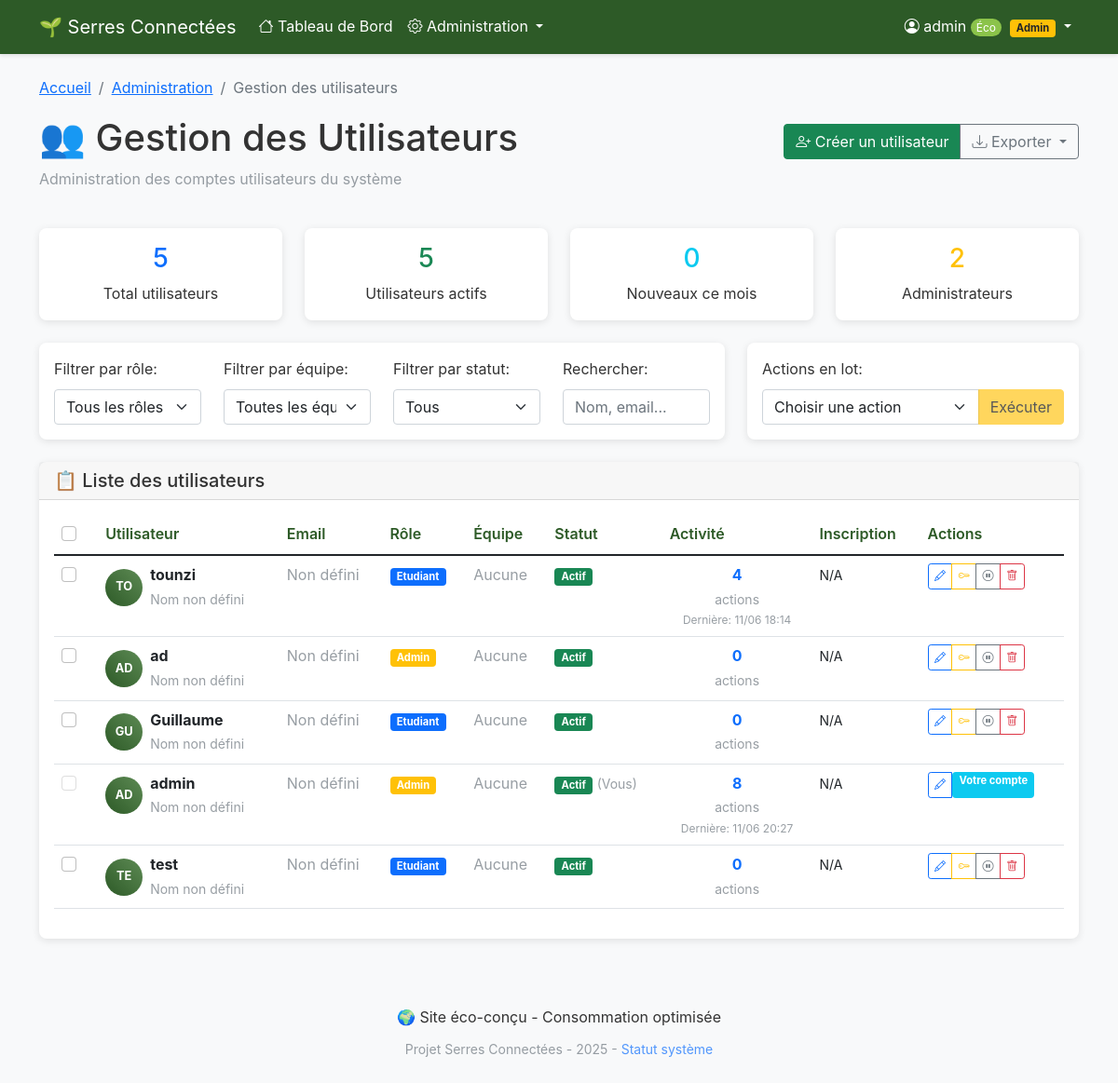
The app's page /?controller=admin&action=users (signed in), older data.
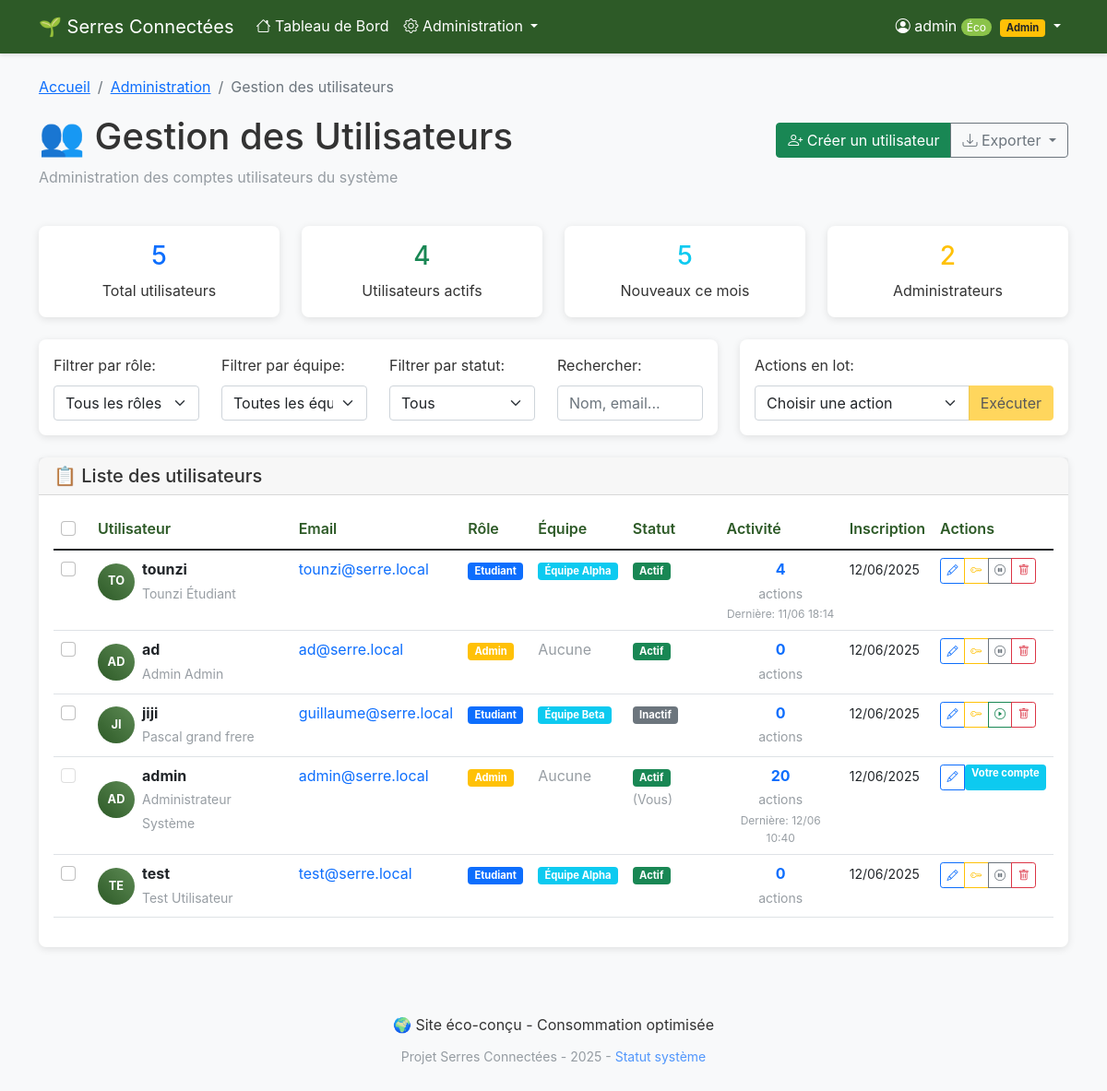
The same page, newer data.
### tables this page shows
CREATE TABLE `user` (
  `id_user` char(36) NOT NULL,
  `username` varchar(50) NOT NULL,
  `password` varchar(255) NOT NULL,
  `role_id` int(11) DEFAULT NULL
);

CREATE TABLE `role` (
  `id` int(11) NOT NULL,
  `name` varchar(100) DEFAULT NULL
);

CREATE TABLE `teams` (
  `id` int(11) NOT NULL,
  `name` varchar(100) NOT NULL,
  `greenhouse_sector` varchar(50) NOT NULL
);

### controllers/BaseController.php (called while the page is built, shortened)
<?php
class BaseController {
    public function __construct() {
        $this->db = Database::getInstance()->getConnection();
    }
    protected function render($view, $data = []) {
        extract($data);
        require_once BASE_PATH . '/views/' . $view . '.php';
        require_once BASE_PATH . '/views/layout.php';
    }
}
?>

### controllers/AdminController.php (called while the page is built, shortened)
<?php
require_once BASE_PATH . '/controllers/BaseController.php';
class AdminController extends BaseController {
    public function users() {
        $users = $this->getAllUsers();
        $teams = $this->getTeams();
        $roles = $this->getRoles();
        $stats = $this->getUsersStats();
        $this->render('admin/users', [
            'users' => $users,
            'teams' => $teams,
            'roles' => $roles,
            'stats' => $stats
        ]);
    }
    private function getAllUsers() {
        $stmt = $this->db->query("
            SELECT u.id_user, u.username, r.name as role_name,
                   up.email, up.first_name, up.last_name, up.phone,
                   up.created_at, up.updated_at, up.deleted_at,
                   t.name as team_name, t.id as team_id,
                   CASE WHEN up.deleted_at IS NULL THEN 1 ELSE 0 END as is_active,
                   (SELECT COUNT(*) FROM actuator_logs al WHERE al.user_id = u.id_user) as total_actions,
                   (SELECT MAX(timestamp) FROM actuator_logs al WHERE al.user_id = u.id_user) as last_activity
            FROM user u
            LEFT JOIN user_profiles up ON u.id_user = up.user_id
            LEFT JOIN role r ON u.role_id = r.id
            LEFT JOIN teams t ON up.team_id = t.id
            ORDER BY up.created_at DESC
        ");
        return $stmt->fetchAll();
    }
    private function getTeams() {
        $stmt = $this->db->query("SELECT id, name FROM teams ORDER BY name");
        return $stmt->fetchAll();
    }
    private function getRoles() {
        $stmt = $this->db->query("SELECT id, name FROM role ORDER BY name");
        return $stmt->fetchAll();
    }
    private function getUsersStats() {
        $stats = [];
        $stmt = $this->db->query("SELECT COUNT(*) FROM user");
        $stats['total_users'] = $stmt->fetchColumn();
        $stmt = $this->db->query("
            SELECT COUNT(*) FROM user u
            LEFT JOIN user_profiles up ON u.id_user = up.user_id
            WHERE up.deleted_at IS NULL OR up.deleted_at = '0000-00-00 00:00:00'
        ");
        $stats['active_users'] = $stmt->fetchColumn();
        $stmt = $this->db->query("
            SELECT COUNT(*) FROM user_profiles
            WHERE created_at >= DATE_SUB(NOW(), INTERVAL 1 MONTH)
        ");
        $stats['new_users_month'] = $stmt->fetchColumn();
        $stmt = $this->db->query("
            SELECT COUNT(*) FROM user u
            JOIN role r ON u.role_id = r.id
            WHERE r.name = 'admin'
        ");
        $stats['admin_users'] = $stmt->fetchColumn();
        return $stats;
    }
}
?>

### config/Database.php (called while the page is built, shortened)
<?php
class Database {
    private static $instance = null;
    private $connection;
    private $host = 'localhost';
    private $username = 'root';
    private $password = '';
    private $database = '8PDuqiQ06b_bdd_serre';
    private function __construct() {
        try {
            $this->connection = new PDO(
                "mysql:host={$this->host};dbname={$this->database};charset=utf8mb4",
                $this->username,
                $this->password,
                [
                    PDO::ATTR_ERRMODE => PDO::ERRMODE_EXCEPTION,
                    PDO::ATTR_DEFAULT_FETCH_MODE => PDO::FETCH_ASSOC,
                    PDO::ATTR_EMULATE_PREPARES => false
                ]
            );
        } catch (PDOException $e) {
            die("Erreur de connexion à la base de données : " . $e->getMessage());
        }
    }
    public static function getInstance() {
        if (self::$instance === null) {
            self::$instance = new self();
        }
        return self::$instance;
    }
    public function getConnection() {
        return $this->connection;
    }
    public function createTables() {
        $sql = "
        CREATE TABLE IF NOT EXISTS teams (
            id INT AUTO_INCREMENT PRIMARY KEY,
            name VARCHAR(100) NOT NULL,
            greenhouse_sector VARCHAR(50) NOT NULL
        );
        -- Ajouter des colonnes manquantes aux tables existantes
        ALTER TABLE capteurs
        ADD COLUMN IF NOT EXISTS team_id INT DEFAULT 1 AFTER unite,
        ADD COLUMN IF NOT EXISTS is_active BOOLEAN DEFAULT TRUE AFTER team_id,
        ADD COLUMN IF NOT EXISTS created_at TIMESTAMP DEFAULT CURRENT_TIMESTAMP AFTER is_active;
        ALTER TABLE actionneurs
        ADD COLUMN IF NOT EXISTS team_id INT DEFAULT 1 AFTER type,
        ADD COLUMN IF NOT EXISTS is_active BOOLEAN DEFAULT TRUE AFTER team_id,
        ADD COLUMN IF NOT EXISTS current_state BOOLEAN DEFAULT FALSE AFTER is_active,
        ADD COLUMN IF NOT EXISTS created_at TIMESTAMP DEFAULT CURRENT_TIMESTAMP AFTER current_state;
        -- Table pour les logs d'actions des actionneurs (en plus de etats_actionneurs)
        CREATE TABLE IF NOT EXISTS actuator_logs (
            id INT AUTO_INCREMENT PRIMARY KEY,
            actionneur_id INT NOT NULL,
            action ENUM('ON', 'OFF') NOT NULL,
            user_id VARCHAR(36) NOT NULL,
            timestamp TIMESTAMP DEFAULT CURRENT_TIMESTAMP,
            FOREIGN KEY (actionneur_id) REFERENCES actionneurs(id) ON DELETE CASCADE,
            FOREIGN KEY (user_id) REFERENCES user(id_user) ON DELETE CASCADE
        );
        ";
        try {
            $this->connection->exec($sql);
        } catch (PDOException $e) {
            error_log("Erreur SQL (probablement normale): " . $e->getMessage());
        }
    }
}
?>

### views/admin/users.php (the view, shortened to what the rows shown need)
<div class="row mb-4">
    <div class="col-12">
        <div class="d-flex justify-content-between align-items-center">
            <h1>👥 Gestion des Utilisateurs</h1>
        </div>
    </div>
</div>
<div class="row">
    <div class="col-12">
        <div class="card">
            <div class="card-body">
                <div class="table-responsive">
                    <table class="table table-hover" id="usersTable">
                        <thead>
                            <tr>
                                <th>
                                    <div class="form-check">
                                        <input class="form-check-input" type="checkbox" id="selectAll"
                                               onchange="toggleAllUsers()">
                                    </div>
                                </th>
                                <th>Utilisateur</th>
                                <th>Email</th>
                                <th>Rôle</th>
                                <th>Équipe</th>
                                <th>Statut</th>
                                <th>Activité</th>
                                <th>Inscription</th>
                                <th>Actions</th>
                            </tr>
                        </thead>
                        <tbody>
                            <?php foreach ($users as $user): ?>
                                <tr data-role="<?= $user['role_name'] ?>"
                                    data-team="<?= $user['team_id'] ?>"
                                    data-status="<?= $user['is_active'] ?>"
                                    data-search="<?= strtolower($user['username'] . ' ' . $user['email'] . ' ' . $user['first_name'] . ' ' . $user['last_name']) ?>"
                                    class="user-row">
                                    <td>
                                        <div class="form-check">
                                            <input class="form-check-input user-checkbox" type="checkbox"
                                                   name="user_ids[]" value="<?= $user['id_user'] ?>"
                                                   <?= $user['id_user'] === $_SESSION['user_id'] ? 'disabled' : '' ?>>
                                        </div>
                                    </td>
                                    <td>
                                        <div class="d-flex align-items-center">
                                            <div class="avatar me-2">
                                                <div class="avatar-circle">
                                                    <?= strtoupper(substr($user['username'], 0, 2)) ?>
                                                </div>
                                            </div>
                                            <div>
                                                <div class="fw-bold"><?= htmlspecialchars($user['username']) ?></div>
                                                <small class="text-muted">
                                                    <?= htmlspecialchars(trim(($user['first_name'] ?? '') . ' ' . ($user['last_name'] ?? '')) ?: 'Nom non défini') ?>
                                                </small>
                                            </div>
                                        </div>
                                    </td>
                                    <td>
                                        <?php if ($user['email']): ?>
                                            <a href="mailto:<?= htmlspecialchars($user['email']) ?>" class="text-decoration-none">
                                                <?= htmlspecialchars($user['email']) ?>
                                            </a>
                                        <?php else: ?>
                                            <span class="text-muted">Non défini</span>
                                        <?php endif; ?>
                                    </td>
                                    <td>
                                        <span class="badge bg-<?= $user['role_name'] === 'admin' ? 'warning' : 'primary' ?>">
                                            <?= ucfirst($user['role_name'] ?? 'Aucun') ?>
                                        </span>
                                    </td>
                                    <td>
                                        <?php if ($user['team_name']): ?>
                                            <span class="badge bg-info"><?= htmlspecialchars($user['team_name']) ?></span>
                                        <?php else: ?>
                                            <span class="text-muted">Aucune</span>
                                        <?php endif; ?>
                                    </td>
                                    <td>
                                        <span class="badge bg-<?= $user['is_active'] ? 'success' : 'secondary' ?>">
                                            <?= $user['is_active'] ? 'Actif' : 'Inactif' ?>
                                        </span>
                                        <?php if ($user['id_user'] === $_SESSION['user_id']): ?>
                                            <small class="text-muted">(Vous)</small>
                                        <?php endif; ?>
                                    </td>
                                    <td>
                                        <div class="text-center">
                                            <div class="fw-bold text-primary"><?= $user['total_actions'] ?></div>
                                            <small class="text-muted">actions</small>
                                            <?php if ($user['last_activity']): ?>
                                                <div class="small text-muted">
                                                    Dernière: <?= date('d/m H:i', strtotime($user['last_activity'])) ?>
                                                </div>
                                            <?php endif; ?>
                                        </div>
                                    </td>
                                    <td>
                                        <small>
                                            <?= $user['created_at'] ? date('d/m/Y', strtotime($user['created_at'])) : 'N/A' ?>
                                        </small>
                                    </td>
                                    <td>
                                        <div class="btn-group btn-group-sm">
                                            <button class="btn btn-outline-primary btn-sm"
                                                    onclick="editUser('<?= $user['id_user'] ?>')" title="Modifier">
                                                <i class="bi bi-pencil"></i>
                                            </button>
                                            <?php if ($user['id_user'] !== $_SESSION['user_id']): ?>
                                                <button class="btn btn-outline-warning btn-sm"
                                                        onclick="resetPassword('<?= $user['id_user'] ?>', '<?= htmlspecialchars($user['username']) ?>')"
                                                        title="Réinitialiser mot de passe">
                                                    <i class="bi bi-key"></i>
                                                </button>
                                                <button class="btn btn-outline-<?= $user['is_active'] ? 'secondary' : 'success' ?> btn-sm"
                                                        onclick="toggleUserStatus('<?= $user['id_user'] ?>', '<?= htmlspecialchars($user['username']) ?>', <?= $user['is_active'] ?>)"
                                                        title="<?= $user['is_active'] ? 'Désactiver' : 'Activer' ?>">
                                                    <i class="bi bi-<?= $user['is_active'] ? 'pause' : 'play' ?>-circle"></i>
                                                </button>
                                                <button class="btn btn-outline-danger btn-sm"
                                                        onclick="deleteUser('<?= $user['id_user'] ?>', '<?= htmlspecialchars($user['username']) ?>')"
                                                        title="Supprimer">
                                                    <i class="bi bi-trash"></i>
                                                </button>
                                            <?php else: ?>
                                                <span class="badge bg-info">Votre compte</span>
                                            <?php endif; ?>
                                        </div>
                                    </td>
                                </tr>
                            <?php endforeach; ?>
                        </tbody>
                    </table>
                </div>
            </div>
        </div>
    </div>
</div>

Row changes from the older to the newer data that the page shows:
shown differently, row unchanged: user "tounzi": last_name "Nom non défini" → "Tounzi Étudiant"; email (not shown) → "tounzi@serre.local"; teams.name (not shown) → "Équipe Alpha"; created_at (not shown) → "12/06/2025"; no longer shows "Non défini Aucune N/A"
shown differently, row unchanged: user "ad": last_name "Nom non défini" → "Admin Admin"; email (not shown) → "ad@serre.local"; created_at (not shown) → "12/06/2025"; no longer shows "Non défini N/A"
changed user: username "GU" → "JI"; username "Guillaume" → "jiji"; last_name "Nom non défini" → "Pascal grand frere"; email (not shown) → "guillaume@serre.local"; teams.name (not shown) → "Équipe Beta"; created_at (not shown) → "12/06/2025"; text "Non défini Aucune Actif N/A" → "Inactif"
shown differently, row unchanged: user "admin": last_name "Nom non défini" → "Administrateur Système"; email (not shown) → "admin@serre.local"; total_actions "8" → "20"; last_activity "11/06 20:27" → "12/06 10:40"; created_at (not shown) → "12/06/2025"; no longer shows "Non défini N/A"
shown differently, row unchanged: user "test": last_name "Nom non défini" → "Test Utilisateur"; email (not shown) → "test@serre.local"; teams.name (not shown) → "Équipe Alpha"; created_at (not shown) → "12/06/2025"; no longer shows "Non défini Aucune N/A"
Text that changed along with them:
$stats['active_users']: "5" → "4"
$stats['new_users_month']: "0" → "5"
